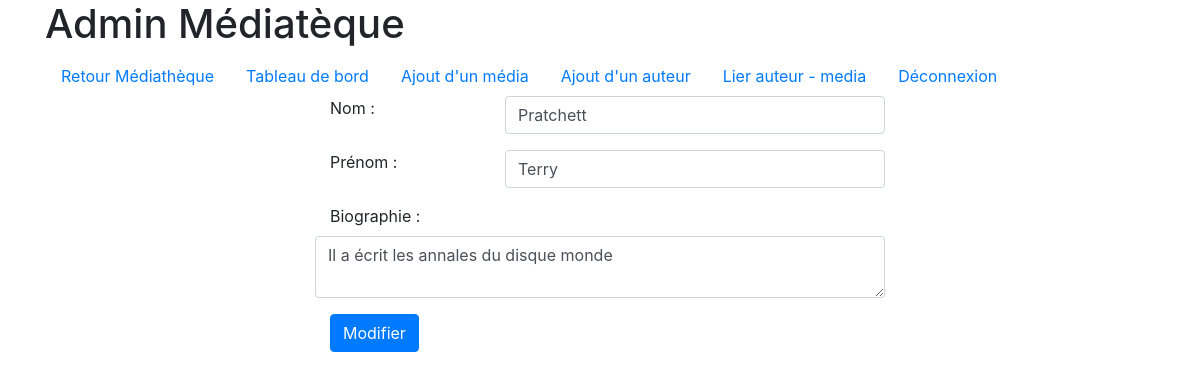
The app's page /back/modAuteur.php?idAuteur=1 (signed in) with its own data.
### tables this page shows
CREATE TABLE IF NOT EXISTS `auteur` (
  `id` int(11) NOT NULL AUTO_INCREMENT,
  `nom` varchar(255) DEFAULT NULL,
  `prenom` varchar(255) DEFAULT NULL,
  `bio` text,
  PRIMARY KEY (`id`)
);

### functions/sql.php (called while the page is built, shortened)
<?php
 function openConn($dbHost = "localhost", $dbUser = "20200727", $dbPass = "admin", $db = "20200727"){
    $conn = mysqli_connect($dbHost, $dbUser, $dbPass, $db) or die("message : " . $conn->error);
    return $conn;
 }
 function selectBDD($sql){
    $link = openConn();
    $result = mysqli_query($link, $sql);
    return $result;
 }
?>

### back/modAuteur.php (the view, shortened to what this page needs)
<?php
include "../functions/functions.php";
include "../functions/sql.php";
if( isset($_GET["idAuteur"]) ){
    $sql = "SELECT
                `id` AS `idAuteur`, `nom`, `prenom`, `bio`
            FROM
                `auteur`
            WHERE
                `id` = " . $_GET["idAuteur"] . ";";
    $result = selectBDD($sql);
    $nbRows = (!$result)? 0 : mysqli_num_rows($result);
    if($nbRows > 0){
        $row = mysqli_fetch_assoc($result);
    }else{
        header("location: ./index.php");
        exit();
    }
}
?>
<!doctype html>
<html>
    <head>
        <?php include "./includes/admin-bootstrap.php"; ?>
    </head>
    <body class="container">
        <?php include "./includes/admin-menu.php"; ?>
        <section class="row">
            <article class="offset-3 col-lg-6">
            <form method="post">
            <div class="form-group row">
                    <label for="nom" class="col-lg-4">Nom :</label>
                    <input type="text" class="form-control col-lg-8" name="nom" id="nom" value="<?php echo utf8_encode($row["nom"]); ?>"
                        placeholder="Renseignez le nom de l'auteur" required />
                </div>
                <div class="form-group row">
                    <label for="prenom" class="col-lg-4">Prénom :</label>
                    <input type="text" class="form-control col-lg-8" name="prenom" id="prenom" value="<?php echo utf8_encode($row["prenom"]); ?>"
                        placeholder="Renseignez le prénom de l'auteur" required />
                </div>
                <div class="form-group row">
                    <label for="bio" class="col-lg-4">Biographie :</label>
                    <textarea class="form-control" name="bio" id="bio" placeholder="Biographie de l'auteur"><?php echo utf8_encode($row["bio"]); ?></textarea>
                </div>
                <button type="submit" name="modAuteur" value="mod" class="btn btn-primary">Modifier</button>
            </form>
            </article>
        </section>
    </body>
</html>

### records on screen
auteur: nom "Pratchett", prenom "Terry", bio "Il a écrit les annales du disque monde"
